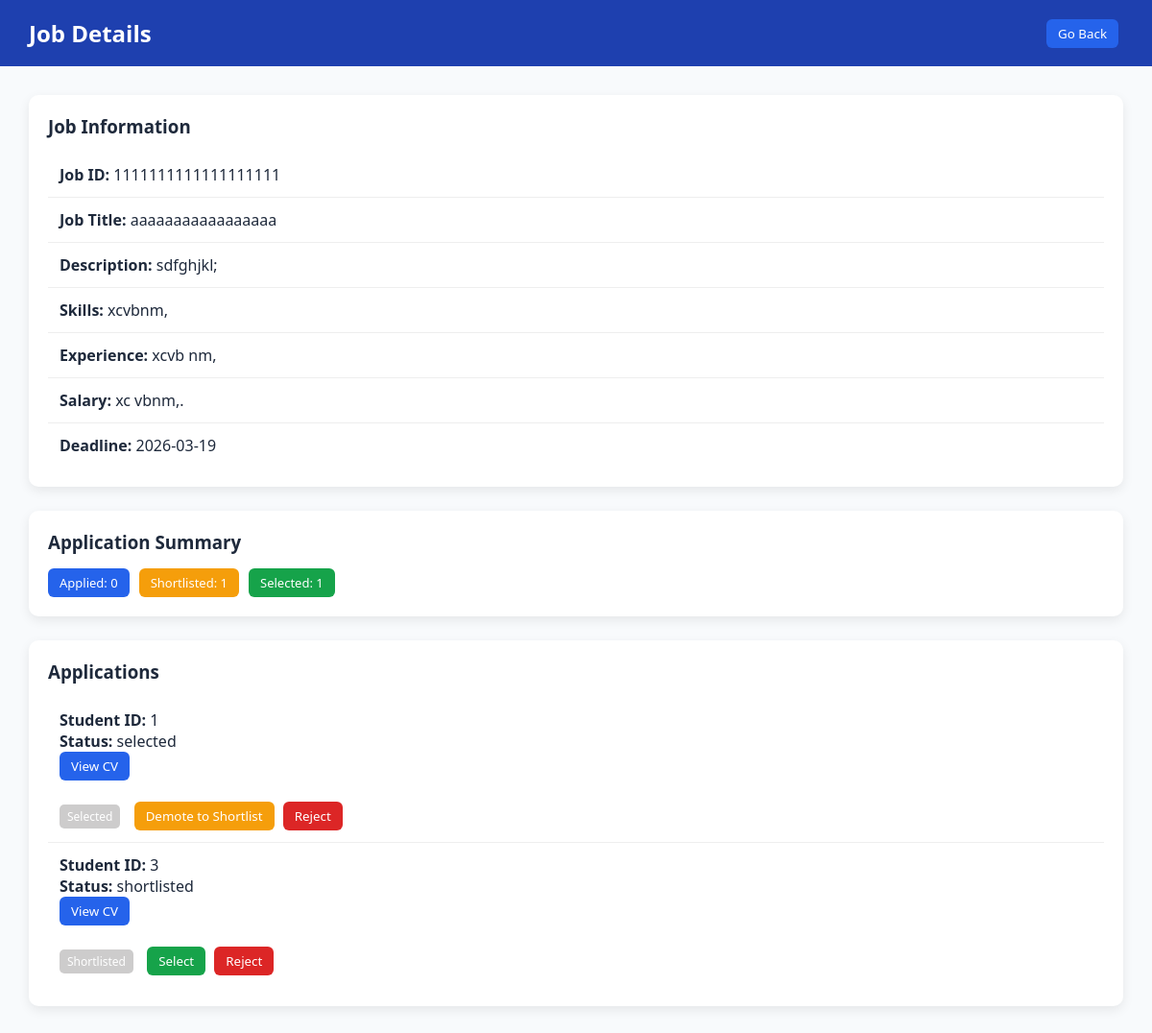
The page /company/job/1 (signed in) on the database as committed earlier.
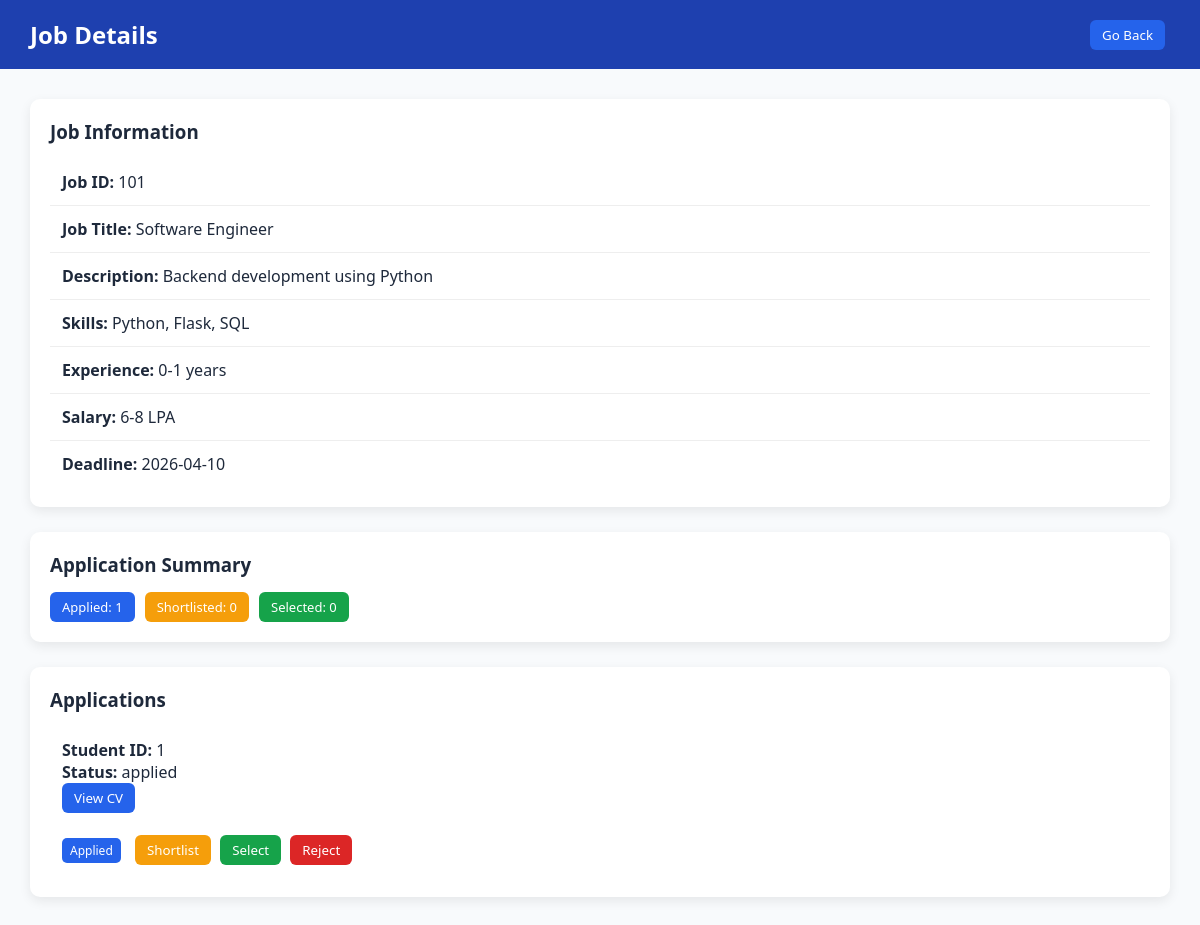
The same page on the database as committed later.
### models.py (models this page shows)
class placement_drives(db.Model):
    __tablename__ = 'placement_drives'
    id = db.Column(db.Integer, primary_key=True)
    company_id = db.Column(db.Integer, db.ForeignKey('companies.id'), nullable=False)
    job_id = db.Column(db.Integer, nullable=False, unique=True) # NEW    -----------solely for search functionality
    job_title = db.Column(db.String(100), nullable=False)
    job_description = db.Column(db.String(500), nullable=False)
    required_skills = db.Column(db.String(300))   # NEW
    experience_required = db.Column(db.String(100))   # NEW
    salary_range = db.Column(db.String(100))   # NEW
    eligibility_criteria = db.Column(db.String(500), nullable=False)
    deadline = db.Column(db.Date, nullable=False)
    status = db.Column(db.Enum('pending','approved','rejected','complete', name='placement_drives_status_enum'), default='pending')
    applications = db.relationship('applications', backref='placement_drives', lazy=True)

class applications(db.Model):
    __tablename__ = 'applications'
    id = db.Column(db.Integer, primary_key=True)
    student_id = db.Column(db.Integer, db.ForeignKey('students.id'), nullable=False)
    drive_id = db.Column(db.Integer, db.ForeignKey('placement_drives.id'), nullable=False)
    application_date = db.Column(db.String(50), nullable=False)
    cv_filename = db.Column(db.String(300), nullable=False)
    status = db.Column(db.Enum('applied','shortlisted','selected','rejected', name='applications_status_enum'), default='applied')

### routes/company.py (the view)
@company_bp.route('/company/job/<int:drive_id>')
def job_details(drive_id):
    if not session.get('company_name'):
        return redirect(url_for('auth.Login'))
    job = placement_drives.query.get(drive_id)
    job_applications = applications.query.filter_by(drive_id=drive_id).all()
    applied_count = applications.query.filter_by(drive_id=drive_id, status='applied').count()
    shortlisted_count = applications.query.filter_by(drive_id=drive_id, status='shortlisted').count()
    selected_count = applications.query.filter_by(drive_id=drive_id, status='selected').count()
    return render_template('company/job_details.html',
    job=job,
    job_applications=job_applications,
    applied_count=applied_count,
    shortlisted_count=shortlisted_count,
    selected_count=selected_count)

### templates/company/job_details.html (shortened to what this page needs)
<!DOCTYPE html>
<html lang="en">
<head>
    <link rel="stylesheet" href="{{ url_for('static', filename='css/company/job_details.css') }}">
</head>
<body>
    <div class="header">
        <h2>Job Details</h2>
        <a href="{{ url_for('company.company_dashboard', name=session['company_name']) }}">
            <button class="btn-primary">Go Back</button>
        </a>
    </div>
    <div class="container">
        <div class="card">
            <h3>Job Information</h3>
            <div class="item"><b>Job ID:</b> {{ job.job_id }}</div>
            <div class="item"><b>Job Title:</b> {{ job.job_title }}</div>
            <div class="item"><b>Description:</b> {{ job.job_description }}</div>
            <div class="item"><b>Skills:</b> {{ job.required_skills }}</div>
            <div class="item"><b>Experience:</b> {{ job.experience_required }}</div>
            <div class="item"><b>Salary:</b> {{ job.salary_range }}</div>
            <div class="item"><b>Deadline:</b> {{ job.deadline }}</div>
        </div>
        <div class="card">
            <h3>Application Summary</h3>
            <div class="stats">
                <span class="badge applied">Applied: {{applied_count}}</span>
                <span class="badge shortlisted">Shortlisted: {{shortlisted_count}}</span>
                <span class="badge selected">Selected: {{selected_count}}</span>
            </div>
        </div>
        <div class="card">
            <h3>Applications</h3>
            {% if job_applications %}
            {% for application in job_applications %}
            <div class="item">
                <p><b>Student ID:</b> {{ application.student_id }}</p>
                <p><b>Status:</b> {{ application.status }}</p>
                <a href="{{ url_for('company.company_view_cv', filename=application.cv_filename) }}" target="_blank">
                    <button class="btn-primary">View CV</button>
                </a>
                <br><br>
                {% if application.status == 'shortlisted' %}
                <span class="status shortlisted">Shortlisted</span>
                <form method="POST" action="{{ url_for('company.update_application_status') }}" class="inline-form">
                    <button class="btn-success">Select</button>
                </form>
                <form method="POST" action="{{ url_for('company.update_application_status') }}" class="inline-form">
                    <button class="btn-danger">Reject</button>
                </form>
                {% elif application.status == 'selected' %}
                <span class="status selected">Selected</span>
                <form method="POST" action="{{ url_for('company.update_application_status') }}" class="inline-form">
                    <button class="btn-warning">Demote to Shortlist</button>
                </form>
                <form method="POST" action="{{ url_for('company.update_application_status') }}" class="inline-form">
                    <button class="btn-danger">Reject</button>
                </form>
                {% elif application.status == 'applied' %}
                <span class="status applied">Applied</span>
                <form method="POST" action="{{ url_for('company.update_application_status') }}" class="inline-form">
                    <button class="btn-warning">Shortlist</button>
                </form>
                <form method="POST" action="{{ url_for('company.update_application_status') }}" class="inline-form">
                    <button class="btn-success">Select</button>
                </form>
                <form method="POST" action="{{ url_for('company.update_application_status') }}" class="inline-form">
                    <button class="btn-danger">Reject</button>
                </form>
                {% else %}
                <span class="status rejected">Rejected</span>
                {% endif %}
            </div>
            {% endfor %}
            {% else %}
            <p>No applications yet</p>
            {% endif %}
        </div>
    </div>
</body>
</html>

Rows that differ between the two databases and show on the page:
no longer on this page (row edited): applications: student_id "3", status "shortlisted"
changed placement_drives: job_id "1111111111111111111" → "101"; job_title "aaaaaaaaaaaaaaaaa" → "Software Engineer"; job_description "sdfghjkl;" → "Backend development using Python"; required_skills "xcvbnm," → "Python, Flask, SQL"; experience_required "xcvb nm," → "0-1 years"; salary_range "xc vbnm,." → "6-8 LPA"; deadline "2026-03-19" → "2026-04-10"
changed applications: status "selected" → "applied"; status "Selected Demote to Shortlist" → "Applied Shortlist Select"
Other text that changed with them:
{{ applied_count }}: "0" → "1"
{{ shortlisted_count }}: "1" → "0"
{{ selected_count }}: "1" → "0"
